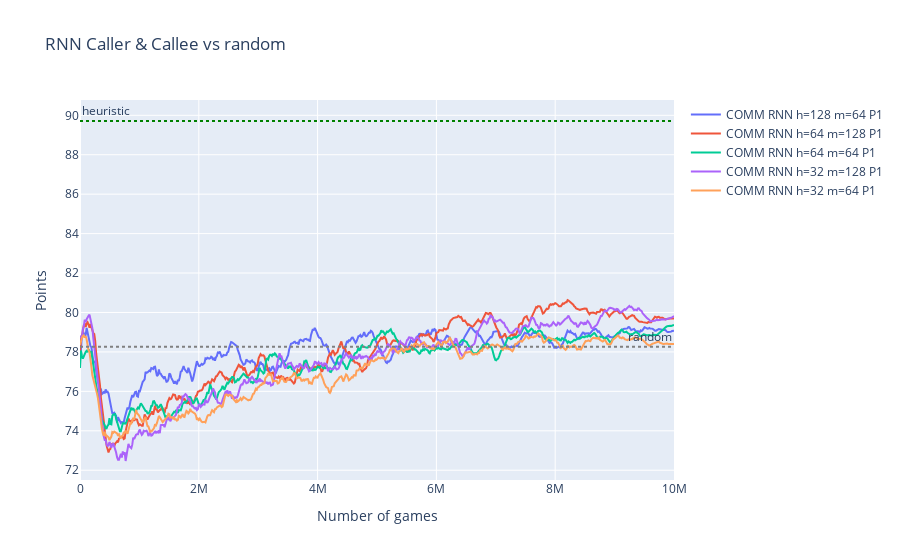
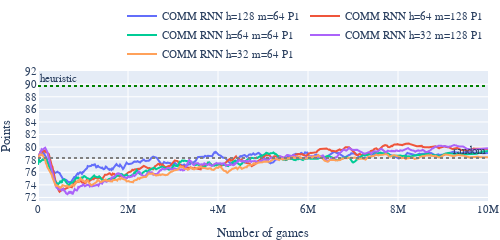
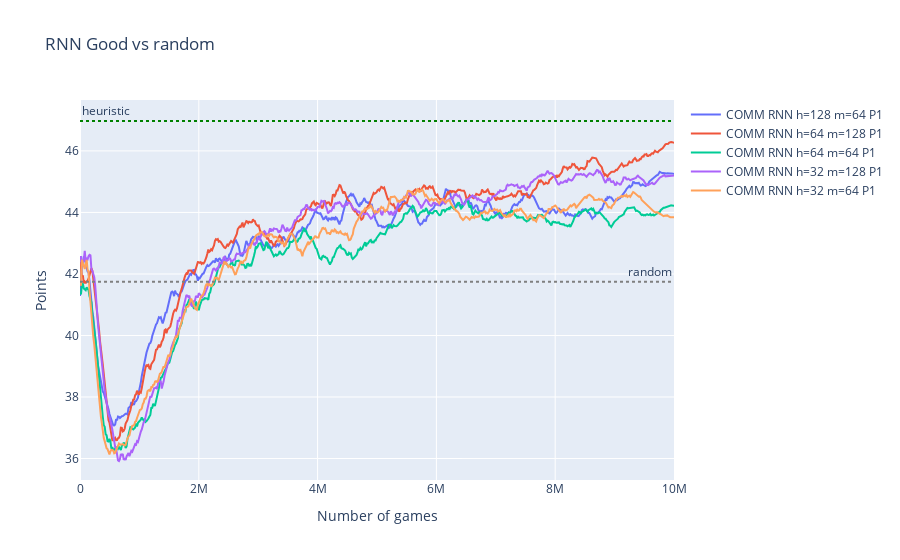
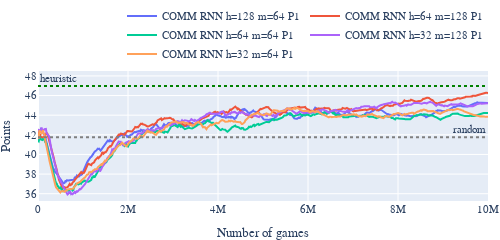

Notebook code for these charts, in order:
### Code cell
plot_good_bad('RNN', names_rnn_P1, 'P1_com_rnn', source_dir='P1_com_good_bad')

### Figure 1 — Plotly figure (JSON) as saved in the notebook; plotly's stock layout.template omitted (floating-point values rounded to 4 significant figures; data arrays with more than 128 entries replaced by an {"elided": "..."} marker saying what was removed)
{"data": [{"name": "COMM RNN h=128 m=64 P1", "type": "scatter", "x": {"elided": "626 int values"}, "y": {"elided": "626 float values"}}, {"name": "COMM RNN h=64 m=128 P1", "type": "scatter", "x": {"elided": "626 int values"}, "y": {"elided": "626 float values"}}, {"name": "COMM RNN h=64 m=64 P1", "type": "scatter", "x": {"elided": "626 int values"}, "y": {"elided": "626 float values"}}, {"name": "COMM RNN h=32 m=128 P1", "type": "scatter", "x": {"elided": "626 int values"}, "y": {"elided": "626 float values"}}, {"name": "COMM RNN h=32 m=64 P1", "type": "scatter", "x": {"elided": "626 int values"}, "y": {"elided": "626 float values"}}], "layout": {"annotations": [{"showarrow": false, "text": "heuristic", "x": 0, "xanchor": "left", "xref": "x domain", "y": 89.71, "yanchor": "bottom", "yref": "y"}, {"showarrow": false, "text": "random", "x": 1, "xanchor": "right", "xref": "x domain", "y": 78.26, "yanchor": "bottom", "yref": "y"}], "shapes": [{"line": {"color": "green", "dash": "dot"}, "type": "line", "x0": 0, "x1": 1, "xref": "x domain", "y0": 89.71, "y1": 89.71, "yref": "y"}, {"line": {"color": "gray", "dash": "dot"}, "type": "line", "x0": 0, "x1": 1, "xref": "x domain", "y0": 78.26, "y1": 78.26, "yref": "y"}], "title": {"text": "RNN Caller & Callee vs random"}, "xaxis": {"title": {"text": "Number of games"}}, "yaxis": {"title": {"text": "Points"}}}}

### Figure 2 — Plotly figure (JSON) as saved in the notebook; plotly's stock layout.template omitted (floating-point values rounded to 4 significant figures; data arrays with more than 128 entries replaced by an {"elided": "..."} marker saying what was removed)
{"data": [{"name": "COMM RNN h=128 m=64 P1", "type": "scatter", "x": {"elided": "626 int values"}, "y": {"elided": "626 float values"}}, {"name": "COMM RNN h=64 m=128 P1", "type": "scatter", "x": {"elided": "626 int values"}, "y": {"elided": "626 float values"}}, {"name": "COMM RNN h=64 m=64 P1", "type": "scatter", "x": {"elided": "626 int values"}, "y": {"elided": "626 float values"}}, {"name": "COMM RNN h=32 m=128 P1", "type": "scatter", "x": {"elided": "626 int values"}, "y": {"elided": "626 float values"}}, {"name": "COMM RNN h=32 m=64 P1", "type": "scatter", "x": {"elided": "626 int values"}, "y": {"elided": "626 float values"}}], "layout": {"annotations": [{"showarrow": false, "text": "heuristic", "x": 0, "xanchor": "left", "xref": "x domain", "y": 89.71, "yanchor": "bottom", "yref": "y"}, {"showarrow": false, "text": "random", "x": 1, "xanchor": "right", "xref": "x domain", "y": 78.26, "yanchor": "bottom", "yref": "y"}], "font": {"family": "Serif", "size": 11}, "height": 220, "legend": {"orientation": "h", "title": {"text": ""}, "x": 1, "xanchor": "right", "y": 1.02, "yanchor": "bottom"}, "margin": {"b": 1, "l": 5, "r": 5, "t": 1}, "shapes": [{"line": {"color": "green", "dash": "dot"}, "type": "line", "x0": 0, "x1": 1, "xref": "x domain", "y0": 89.71, "y1": 89.71, "yref": "y"}, {"line": {"color": "gray", "dash": "dot"}, "type": "line", "x0": 0, "x1": 1, "xref": "x domain", "y0": 78.26, "y1": 78.26, "yref": "y"}], "showlegend": true, "title": {"text": ""}, "width": 500, "xaxis": {"title": {"text": "Number of games"}}, "yaxis": {"nticks": 12, "title": {"text": "Points"}}}}

### Figure 3 — Plotly figure (JSON) as saved in the notebook; plotly's stock layout.template omitted (floating-point values rounded to 4 significant figures; data arrays with more than 128 entries replaced by an {"elided": "..."} marker saying what was removed)
{"data": [{"name": "COMM RNN h=128 m=64 P1", "type": "scatter", "x": {"elided": "626 int values"}, "y": {"elided": "626 float values"}}, {"name": "COMM RNN h=64 m=128 P1", "type": "scatter", "x": {"elided": "626 int values"}, "y": {"elided": "626 float values"}}, {"name": "COMM RNN h=64 m=64 P1", "type": "scatter", "x": {"elided": "626 int values"}, "y": {"elided": "626 float values"}}, {"name": "COMM RNN h=32 m=128 P1", "type": "scatter", "x": {"elided": "626 int values"}, "y": {"elided": "626 float values"}}, {"name": "COMM RNN h=32 m=64 P1", "type": "scatter", "x": {"elided": "626 int values"}, "y": {"elided": "626 float values"}}], "layout": {"annotations": [{"showarrow": false, "text": "heuristic", "x": 0, "xanchor": "left", "xref": "x domain", "y": 46.97, "yanchor": "bottom", "yref": "y"}, {"showarrow": false, "text": "random", "x": 1, "xanchor": "right", "xref": "x domain", "y": 41.74, "yanchor": "bottom", "yref": "y"}], "shapes": [{"line": {"color": "green", "dash": "dot"}, "type": "line", "x0": 0, "x1": 1, "xref": "x domain", "y0": 46.97, "y1": 46.97, "yref": "y"}, {"line": {"color": "gray", "dash": "dot"}, "type": "line", "x0": 0, "x1": 1, "xref": "x domain", "y0": 41.74, "y1": 41.74, "yref": "y"}], "title": {"text": "RNN Good vs random"}, "xaxis": {"title": {"text": "Number of games"}}, "yaxis": {"title": {"text": "Points"}}}}

### Figure 4 — Plotly figure (JSON) as saved in the notebook; plotly's stock layout.template omitted (floating-point values rounded to 4 significant figures; data arrays with more than 128 entries replaced by an {"elided": "..."} marker saying what was removed)
{"data": [{"name": "COMM RNN h=128 m=64 P1", "type": "scatter", "x": {"elided": "626 int values"}, "y": {"elided": "626 float values"}}, {"name": "COMM RNN h=64 m=128 P1", "type": "scatter", "x": {"elided": "626 int values"}, "y": {"elided": "626 float values"}}, {"name": "COMM RNN h=64 m=64 P1", "type": "scatter", "x": {"elided": "626 int values"}, "y": {"elided": "626 float values"}}, {"name": "COMM RNN h=32 m=128 P1", "type": "scatter", "x": {"elided": "626 int values"}, "y": {"elided": "626 float values"}}, {"name": "COMM RNN h=32 m=64 P1", "type": "scatter", "x": {"elided": "626 int values"}, "y": {"elided": "626 float values"}}], "layout": {"annotations": [{"showarrow": false, "text": "heuristic", "x": 0, "xanchor": "left", "xref": "x domain", "y": 46.97, "yanchor": "bottom", "yref": "y"}, {"showarrow": false, "text": "random", "x": 1, "xanchor": "right", "xref": "x domain", "y": 41.74, "yanchor": "bottom", "yref": "y"}], "font": {"family": "Serif", "size": 11}, "height": 220, "legend": {"orientation": "h", "title": {"text": ""}, "x": 1, "xanchor": "right", "y": 1.02, "yanchor": "bottom"}, "margin": {"b": 1, "l": 5, "r": 5, "t": 1}, "shapes": [{"line": {"color": "green", "dash": "dot"}, "type": "line", "x0": 0, "x1": 1, "xref": "x domain", "y0": 46.97, "y1": 46.97, "yref": "y"}, {"line": {"color": "gray", "dash": "dot"}, "type": "line", "x0": 0, "x1": 1, "xref": "x domain", "y0": 41.74, "y1": 41.74, "yref": "y"}], "showlegend": true, "title": {"text": ""}, "width": 500, "xaxis": {"title": {"text": "Number of games"}}, "yaxis": {"nticks": 12, "title": {"text": "Points"}}}}
